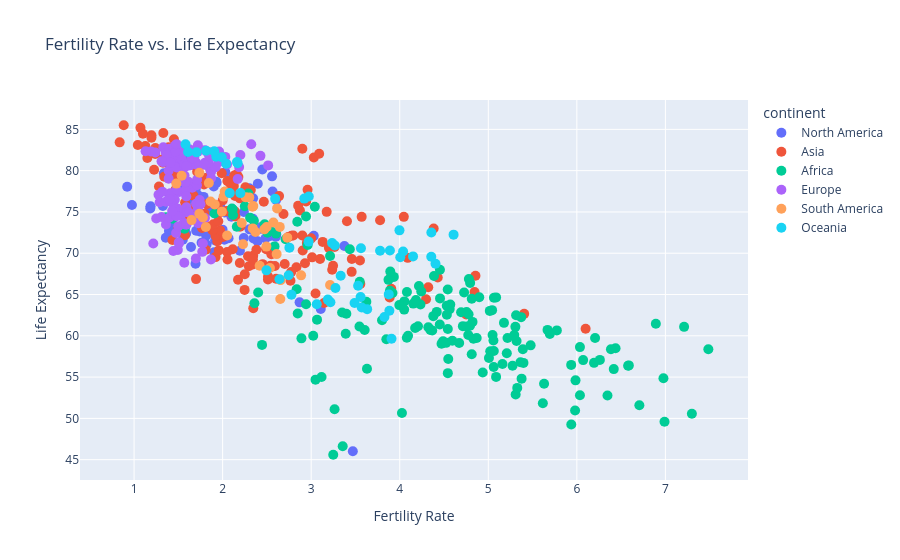

Notebook code for this chart:
### Markdown cell above
### Adding Interactive Elements

### Code cell
# Create an interactive scatter plot
fig = px.scatter(
  populations, 
  x='fertility_rate', y='life_expectancy', color='continent',
  hover_name='country', title='Fertility Rate vs. Life Expectancy',
  labels={'fertility_rate': 'Fertility Rate', 'life_expectancy': 'Life Expectancy'}
)

# Add hover, zoom, and selection tools
fig.update_traces(marker=dict(size=10), selector=dict(mode='markers'));
fig.update_layout(hovermode='closest');

fig.show()

### Figure 1 — Plotly figure (JSON) as saved in the notebook; plotly's stock layout.template omitted (floating-point values rounded to 4 significant figures; data arrays with more than 128 entries replaced by an {"elided": "..."} marker saying what was removed)
{"data": [{"hovertemplate": "<b>%{hovertext}</b><br><br>continent=North America<br>Fertility Rate=%{x}<br>Life Expectancy=%{y}<extra></extra>", "hovertext": ["Aruba", "Aruba", "Aruba", "Antigua and Barbuda", "Antigua and Barbuda", "Antigua and Barbuda", "Bahamas", "Bahamas", "Bahamas", "Belize", "Belize", "Belize", "Bermuda", "Bermuda", "Bermuda", "Barbados", "Barbados", "Barbados", "Canada", "Canada", "Canada", "Costa Rica", "Costa Rica", "Costa Rica", "Cuba", "Cuba", "Cuba", "Curaçao", "Curaçao", "Curaçao", "Cayman Islands", "Cayman Islands", "Cayman Islands", "Dominica", "Dominica", "Dominica", "Dominican Republic", "Dominican Republic", "Dominican Republic", "Grenada", "Grenada", "Grenada", "Greenland", "Greenland", "Greenland", "Guatemala", "Guatemala", "Guatemala", "Honduras", "Honduras", "Honduras", "Haiti", "Haiti", "Haiti", "Jamaica", "Jamaica", "Jamaica", "Saint Kitts and Nevis", "Saint Kitts and Nevis", "Saint Kitts and Nevis", "Saint Lucia", "Saint Lucia", "Saint Lucia", "Saint Martin", "Saint Martin", "Saint Martin", "Mexico", "Mexico", "Mexico", "Nicaragua", "Nicaragua", "Nicaragua", "Panama", "Panama", "Panama", "Puerto Rico", "Puerto Rico", "Puerto Rico", "El Salvador", "El Salvador", "El Salvador", "Sint Maarten", "Sint Maarten", "Sint Maarten", "Turks and Caicos Islands", "Turks and Caicos Islands", "Turks and Caicos Islands", "Trinidad and Tobago", "Trinidad and Tobago", "Trinidad and Tobago", "United States of America", "United States of America", "United States of America", "Saint Vincent and the Grenadines", "Saint Vincent and the Grenadines", "Saint Vincent and the Grenadines", "British Virgin Islands", "British Virgin Islands", "British Virgin Islands", "US Virgin Islands", "US Virgin Islands", "US Virgin Islands"], "legendgroup": "North America", "marker": {"color": "#636efa", "size": 10, "symbol": "circle"}, "mode": "markers", "name": "North America", "orientation": "v", "showlegend": true, "type": "scatter", "x": [1.941, 1.972, 1.325, 1.785, 1.567, 1.569, 1.835, 1.576, 1.394, 2.606, 2.438, 1.999, 1.7, 1.4, 1.4, 1.687, 1.614, 1.628, 1.65, 1.6, 1.41, 1.928, 1.79, 1.555, 1.693, 1.694, 1.5, 2.2, 1.9, 1.4, NaN, NaN, NaN, 1.915, 1.694, 1.597, 2.538, 2.43, 2.303, 2.24, 2.126, 2.023, 2.195, 2.01, 2.019, 3.375, 3.029, 2.484, 2.957, 2.581, 2.394, 3.47, 3.108, 2.869, 1.742, 1.588, 1.358, 1.762, 1.643, 1.55, 1.538, 1.473, 1.411, 2.397, 2.558, 2.448, 2.34, 2.137, 1.905, 2.601, 2.48, 2.349, 2.604, 2.564, 2.344, 1.623, 1.337, 0.922, 2.239, 2.067, 1.819, 1.846, 1.73, 1.591, 1.686, 1.67, 1.679, 1.701, 1.682, 1.631, 1.931, 1.843, 1.641, 2.133, 2.099, 1.814, 1.183, 1.186, 0.976, 2.3, 2.11, 2.03], "xaxis": "x", "y": [75.4, 75.68, 75.72, 76.82, 77.91, 78.84, 72.73, 73.1, 72.68, 72.27, 73.19, 72.85, 80.5, 80.92, 81.14, 75.71, 76.65, 77.39, 81.32, 81.82, 81.67, 78.67, 79.09, 79.28, 77.66, 77.77, 77.57, NaN, 78.08, NaN, 82.19, NaN, NaN, 71.55, 68.73, 73.65, 72.09, 72.95, 72.89, 75.0, 75.01, 74.92, 70.29, 71.98, 71.64, 70.88, 72.1, 71.8, 71.09, 72.49, 71.46, 46.02, 63.24, 64.05, 72.62, 72.39, 71.87, 71.27, 70.76, 71.63, 72.72, 73.14, 73.42, 78.41, 79.31, 80.15, 74.19, 74.68, 70.13, 72.01, 72.98, 71.8, 76.45, 77.47, 76.66, 78.01, 79.69, 78.04, 71.85, 71.81, 71.06, 75.13, 76.95, 74.58, 76.24, 76.91, 75.0, 72.72, 74.5, 74.41, 78.54, 78.69, 76.98, 74.72, 74.41, 72.13, 75.43, 75.67, 75.85, 77.87, 79.02, 79.82], "yaxis": "y"}, {"hovertemplate": "<b>%{hovertext}</b><br><br>continent=Asia<br>Fertility Rate=%{x}<br>Life Expectancy=%{y}<extra></extra>", "hovertext": {"elided": "150 str values"}, "legendgroup": "Asia", "marker": {"color": "#EF553B", "size": 10, "symbol": "circle"}, "mode": "markers", "name": "Asia", "orientation": "v", "showlegend": true, "type": "scatter", "x": {"elided": "150 float values"}, "xaxis": "x", "y": {"elided": "150 float values"}, "yaxis": "y"}, {"hovertemplate": "<b>%{hovertext}</b><br><br>continent=Africa<br>Fertility Rate=%{x}<br>Life Expectancy=%{y}<extra></extra>", "hovertext": {"elided": "162 str values"}, "legendgroup": "Africa", "marker": {"color": "#00cc96", "size": 10, "symbol": "circle"}, "mode": "markers", "name": "Africa", "orientation": "v", "showlegend": true, "type": "scatter", "x": {"elided": "162 float values"}, "xaxis": "x", "y": {"elided": "162 float values"}, "yaxis": "y"}, {"hovertemplate": "<b>%{hovertext}</b><br><br>continent=Europe<br>Fertility Rate=%{x}<br>Life Expectancy=%{y}<extra></extra>", "hovertext": {"elided": "138 str values"}, "legendgroup": "Europe", "marker": {"color": "#ab63fa", "size": 10, "symbol": "circle"}, "mode": "markers", "name": "Europe", "orientation": "v", "showlegend": true, "type": "scatter", "x": {"elided": "138 float values"}, "xaxis": "x", "y": {"elided": "138 float values"}, "yaxis": "y"}, {"hovertemplate": "<b>%{hovertext}</b><br><br>continent=South America<br>Fertility Rate=%{x}<br>Life Expectancy=%{y}<extra></extra>", "hovertext": ["Argentina", "Argentina", "Argentina", "Bolivia", "Bolivia", "Bolivia", "Brazil", "Brazil", "Brazil", "Chile", "Chile", "Chile", "Colombia", "Colombia", "Colombia", "Ecuador", "Ecuador", "Ecuador", "Guyana", "Guyana", "Guyana", "Peru", "Peru", "Peru", "Paraguay", "Paraguay", "Paraguay", "Suriname", "Suriname", "Suriname", "Uruguay", "Uruguay", "Uruguay", "Venezuela", "Venezuela", "Venezuela"], "legendgroup": "South America", "marker": {"color": "#FFA15A", "size": 10, "symbol": "circle"}, "mode": "markers", "name": "South America", "orientation": "v", "showlegend": true, "type": "scatter", "x": [2.346, 2.301, 1.911, 3.213, 2.886, 2.651, 1.81, 1.777, 1.649, 1.844, 1.737, 1.537, 1.992, 1.863, 1.737, 2.615, 2.26, 2.051, 2.655, 2.534, 2.418, 2.573, 2.338, 2.216, 2.73, 2.645, 2.497, 2.61, 2.494, 2.371, 2.011, 2.023, 1.477, 2.471, 2.34, 2.23], "xaxis": "x", "y": [75.72, 76.76, 75.89, 66.16, 67.32, 64.47, 73.18, 74.33, 74.01, 78.5, 79.75, 79.38, 75.03, 76.26, 74.77, 75.43, 76.79, 72.15, 66.74, 68.2, 68.49, 73.71, 75.62, 73.67, 71.89, 73.19, 73.18, 69.89, 70.8, 72.56, 76.86, 77.48, 78.43, 72.89, 73.01, 71.09], "yaxis": "y"}, {"hovertemplate": "<b>%{hovertext}</b><br><br>continent=Oceania<br>Fertility Rate=%{x}<br>Life Expectancy=%{y}<extra></extra>", "hovertext": ["American Samoa", "American Samoa", "American Samoa", "Australia", "Australia", "Australia", "Fiji", "Fiji", "Fiji", "Micronesia", "Micronesia", "Micronesia", "Guam", "Guam", "Guam", "Kiribati", "Kiribati", "Kiribati", "Marshall Islands", "Marshall Islands", "Marshall Islands", "Northern Mariana Islands", "Northern Mariana Islands", "Northern Mariana Islands", "New Caledonia", "New Caledonia", "New Caledonia", "Nauru", "Nauru", "Nauru", "New Zealand", "New Zealand", "New Zealand", "Palau", "Palau", "Palau", "Papua New Guinea", "Papua New Guinea", "Papua New Guinea", "French Polynesia", "French Polynesia", "French Polynesia", "Solomon Islands", "Solomon Islands", "Solomon Islands", "Tonga", "Tonga", "Tonga", "Tuvalu", "Tuvalu", "Tuvalu", "Vanuatu", "Vanuatu", "Vanuatu", "Samoa", "Samoa", "Samoa"], "legendgroup": "Oceania", "marker": {"color": "#19d3f3", "size": 10, "symbol": "circle"}, "mode": "markers", "name": "Oceania", "orientation": "v", "showlegend": true, "type": "scatter", "x": [NaN, NaN, NaN, 1.928, 1.814, 1.581, 2.746, 2.642, 2.495, 3.236, 2.971, 2.754, 2.973, 2.922, 2.593, 3.876, 3.53, 3.333, 3.632, 3.063, 2.777, NaN, NaN, NaN, 2.2, 2.08, 2.04, 3.907, 3.827, 3.571, 2.17, 1.99, 1.61, NaN, 2.21, 0.85, 3.883, 3.558, 3.274, 2.162, 1.905, 1.705, 4.404, 4.356, 4.038, 3.889, 3.562, 3.267, 3.49, 3.217, 3.188, 4.15, 4.006, 3.778, 4.608, 4.357, 3.997], "xaxis": "x", "y": [NaN, NaN, NaN, 81.7, 82.4, 83.2, 67.33, 66.84, 67.92, 71.23, 71.41, 70.67, 76.88, 76.62, 76.61, 65.02, 66.06, 67.27, 63.23, 63.83, 64.98, NaN, NaN, NaN, 77.28, 77.28, 80.83, 59.64, 62.27, 63.44, 80.9, 81.61, 82.26, NaN, NaN, NaN, 63.04, 64.7, 65.79, 81.04, 82.35, 82.22, 68.73, 69.58, 70.2, 70.32, 70.61, 70.93, 63.98, 64.06, 64.38, 69.62, 69.51, 70.3, 72.25, 72.52, 72.77], "yaxis": "y"}], "layout": {"hovermode": "closest", "legend": {"title": {"text": "continent"}, "tracegroupgap": 0}, "title": {"text": "Fertility Rate vs. Life Expectancy"}, "xaxis": {"anchor": "y", "domain": [0, 1], "title": {"text": "Fertility Rate"}}, "yaxis": {"anchor": "x", "domain": [0, 1], "title": {"text": "Life Expectancy"}}}}
